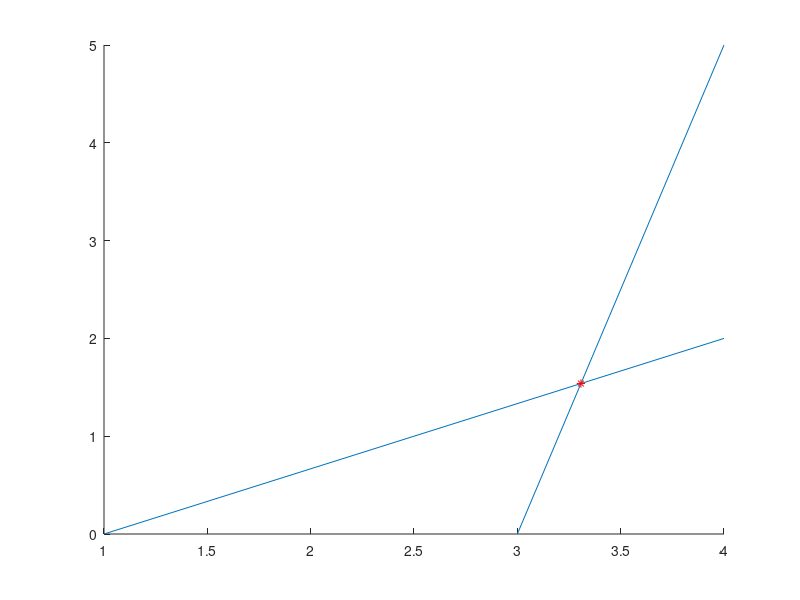

Write MATLAB code to recreate this figure.
% testIntersectionLines
% 19/11/2020

close all;
clear;
clc;

P1 = [4; 2];
P1_ =[1; 0];

P2 = [4; 5];
P2_ = [3; 0];

x1 = [P1_(1) P1(1)];
y1 = [P1_(2) P1(2)];

x2 = [P2(1) P2_(1)];
y2 = [P2(2) P2_(2)];

%fit linear polynomial
p1 = polyfit(x1,y1,1);
p2 = polyfit(x2,y2,1);
%calculate intersection
x_intersect = fzero(@(x) polyval(p1-p2,x),3);
y_intersect = polyval(p1,x_intersect);
line(x1,y1);
hold on;
line(x2,y2);
plot(x_intersect,y_intersect,'r*');

